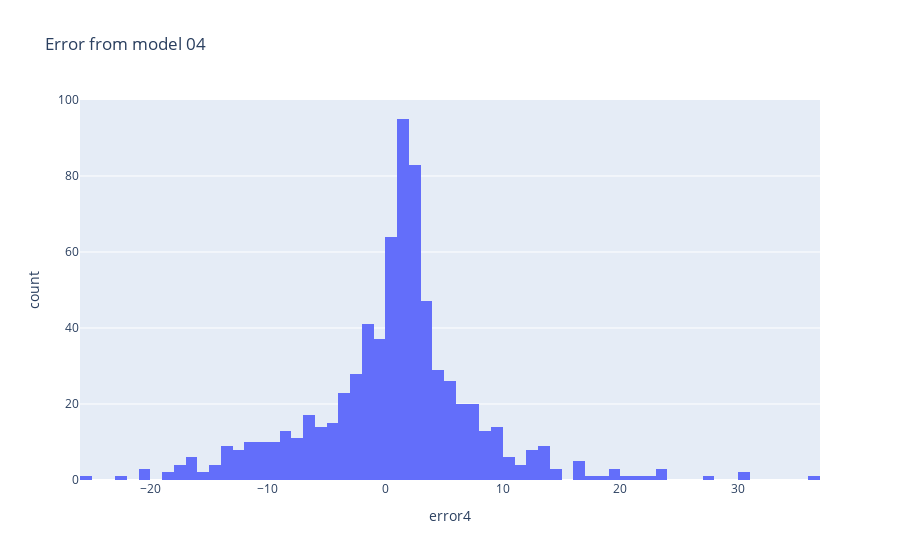

This figure's notebook cell:
### Code cell
ex.histogram(df, 
            x="error4", 
            nbins=100,
            title="Error from model 04")

### Figure 1 — Plotly figure (JSON) as saved in the notebook; plotly's stock layout.template omitted (floating-point values rounded to 4 significant figures; data arrays with more than 128 entries replaced by an {"elided": "..."} marker saying what was removed)
{"data": [{"alignmentgroup": "True", "bingroup": "x", "hovertemplate": "error4=%{x}<br>count=%{y}<extra></extra>", "legendgroup": "", "marker": {"color": "#636efa", "pattern": {"shape": ""}}, "name": "", "nbinsx": 100, "offsetgroup": "", "orientation": "v", "showlegend": false, "type": "histogram", "x": {"elided": "730 float values"}, "xaxis": "x", "yaxis": "y"}], "layout": {"barmode": "relative", "legend": {"tracegroupgap": 0}, "title": {"text": "Error from model 04"}, "xaxis": {"anchor": "y", "domain": [0, 1], "title": {"text": "error4"}}, "yaxis": {"anchor": "x", "domain": [0, 1], "title": {"text": "count"}}}}
